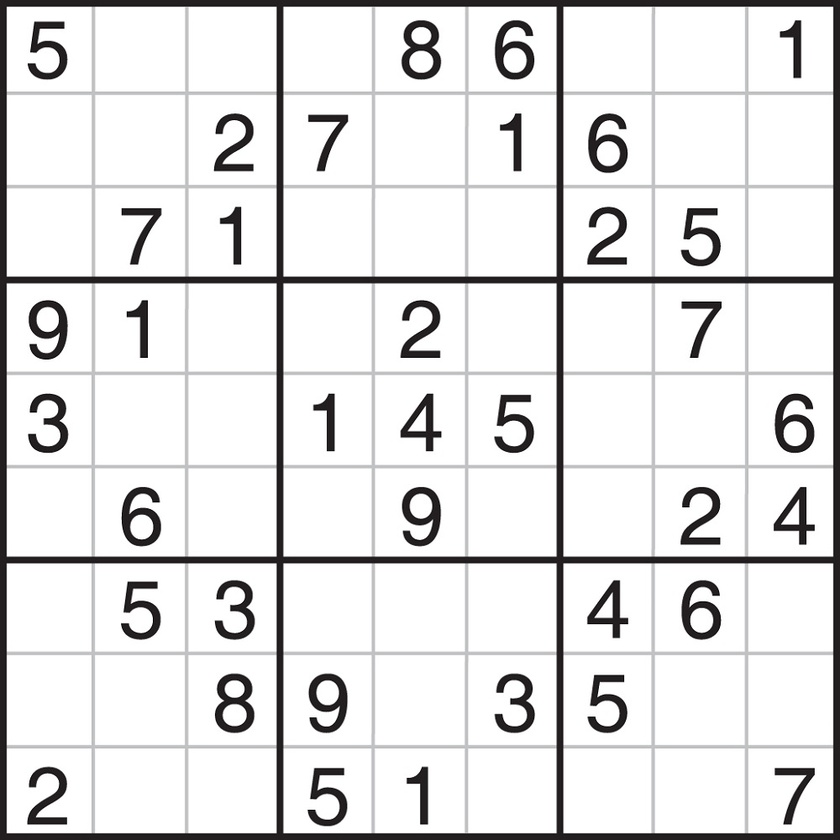
#> input picture SudukoEasy.jpg, 840 x 840 px, shrunk from 1000 x 1000 before the run, found by its file name
$ python Sudoku_Extractor.py
#> lines starting #> are read from the running program, lines starting #| are printed output that depends on the picture; after the words box and inside, x2 and y2 are one past the last pixel; in counts of white or black regions, pixels touching at a corner belong together
import cv2 as cv
import operator
import numpy as np
from scipy.spatial import distance
import pytesseract
from matplotlib import pyplot as plt
def pre_process_image(img, skip_dilate=True):
    proc = cv.GaussianBlur(img.copy(), (9, 9), 0)
    proc = cv.adaptiveThreshold(proc, 255, cv.ADAPTIVE_THRESH_GAUSSIAN_C, cv.THRESH_BINARY, 11, 2)
    proc = cv.bitwise_not(proc, proc)
    kernel = np.array([[0., 1., 0.], [1., 1., 1.], [0., 1., 0.]],np.uint8)
    proc = cv.dilate(proc, kernel)
    proc=255-proc
    # plt.imshow(proc)
    # plt.show()
    return proc
def distance_between(p1, p2):
	a = p2[0] - p1[0]
	b = p2[1] - p1[1]
	return np.sqrt((a ** 2) + (b ** 2))
def extract_digit(img,rect):
    digit = img[int(rect[0][1]):int(rect[1][1]), int(rect[0][0]):int(rect[1][0])]
    digit = pre_process_image(digit)
    # plt.imshow(digit,cmap='gray')
    # plt.show()

    digit = pytesseract.image_to_string(digit,config='--psm 6')
    if not digit in ['0','1','2','3','4','5','6','7','8','9']:
        digit=0
    return digit
image = cv.imread("D:/python files/SudukoEasy.jpg",0)
#> image: shape (840, 840); min 0, max 255, mean 226.9
image1 = cv.GaussianBlur(image.copy(), (9, 9), 0)
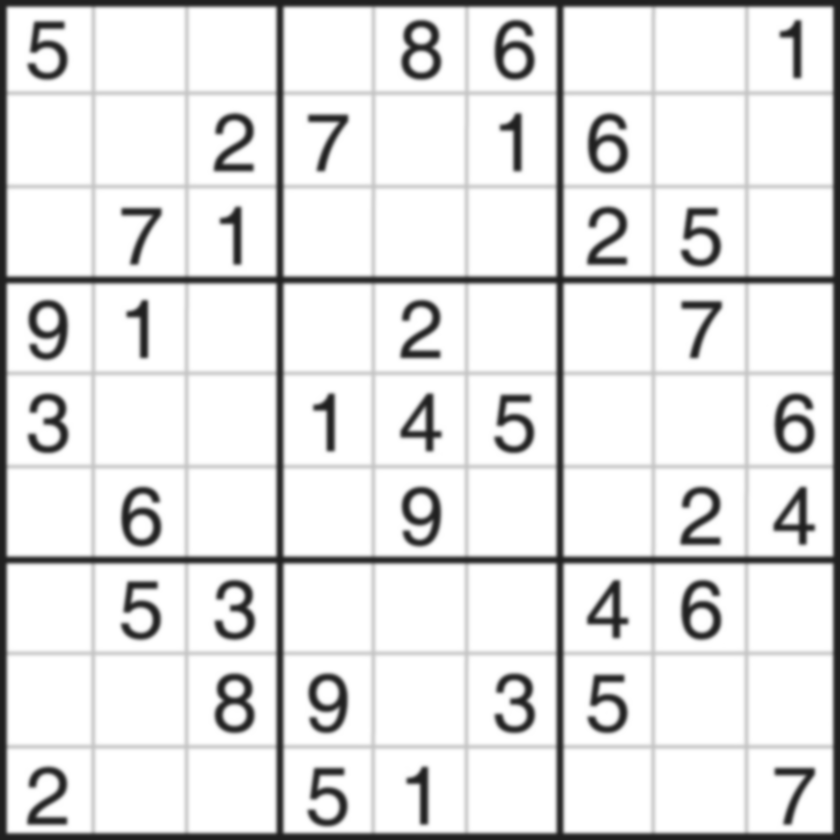
#> image1: shape (840, 840); min 31, max 255, mean 226.9
image1 = cv.adaptiveThreshold(image1, 255, cv.ADAPTIVE_THRESH_GAUSSIAN_C, cv.THRESH_BINARY, 11, 2)
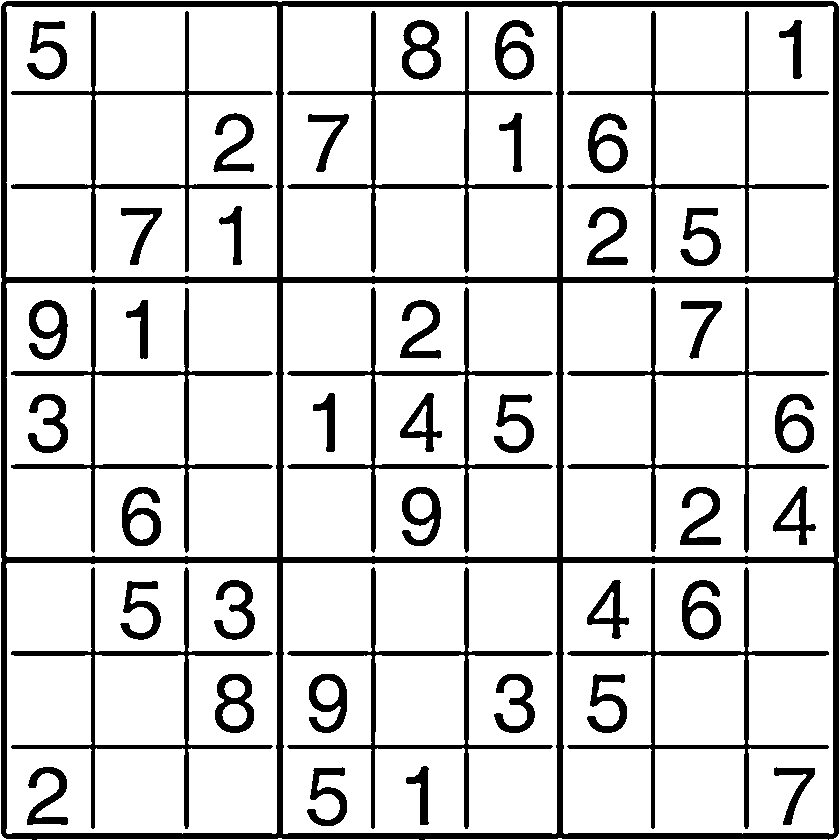
#> image1: shape (840, 840); 83.6% white; 47 black regions, largest, box (x1, y1, x2, y2) and area: (1, 1, 839, 840) 39622, (287, 287, 553, 553) 5016, (11, 287, 273, 553) 4812
image1 = cv.bitwise_not(image1, image1)
kernel = np.array([[0., 1., 0.], [1., 1., 1.], [0., 1., 0.]],np.uint8)
image1 = cv.dilate(image1, kernel)
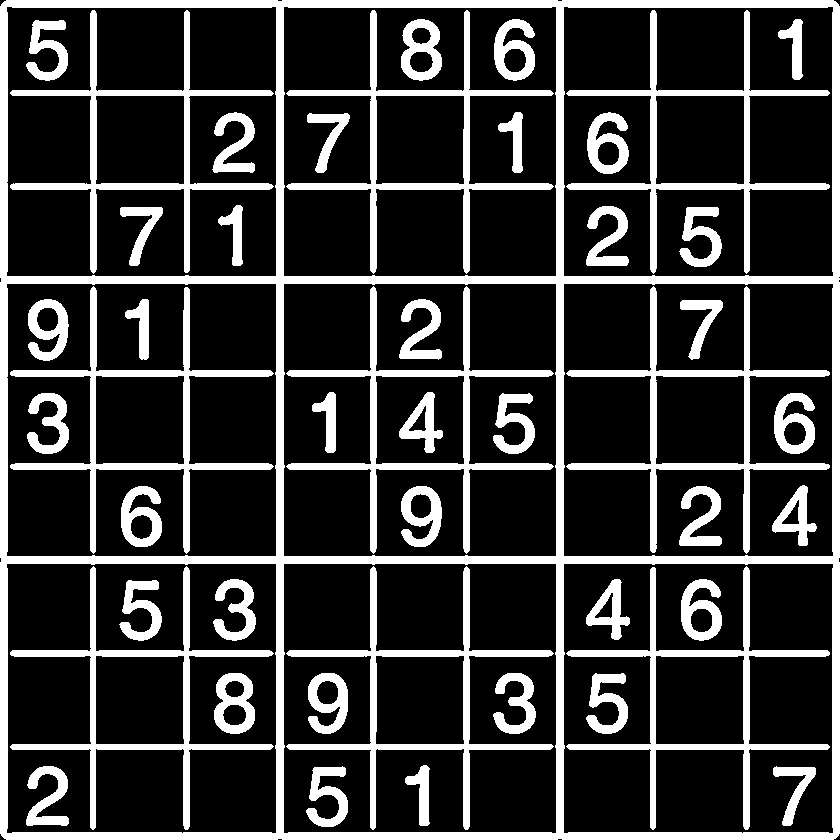
#> image1: shape (840, 840); 22.1% white; 47 white regions
contour,h= cv.findContours(image1.copy(), cv.RETR_EXTERNAL, cv.CHAIN_APPROX_SIMPLE)
#> contour = 1 contour; box (x1, y1, x2, y2) and area: (0, 0, 840, 840) 703832; h = [[-1, -1, -1, -1]]
contours = sorted(contour, key=cv.contourArea, reverse=True)
#> contours has the same summary as contour
polygon = contours[0]
#> polygon = contour of 59 points, box (x1, y1, x2, y2) (0, 0, 840, 840), area 703832

bottom_right, _ = max(enumerate([pt[0][0] + pt[0][1] for pt in
                      polygon]), key=operator.itemgetter(1))
#> bottom_right = 30
top_left, _ = min(enumerate([pt[0][0] + pt[0][1] for pt in
                  polygon]), key=operator.itemgetter(1))
#> top_left = 2
bottom_left, _ = min(enumerate([pt[0][0] - pt[0][1] for pt in
                     polygon]), key=operator.itemgetter(1))
#> bottom_left = 16
top_right, _ = max(enumerate([pt[0][0] - pt[0][1] for pt in
                   polygon]), key=operator.itemgetter(1))
#> top_right = 47
top_left=polygon[top_left][0]
#> top_left = [4, 1]
top_right=polygon[top_right][0]
#> top_right = [838, 4]
bottom_left=polygon[bottom_left][0]
#> bottom_left = [1, 835]
bottom_right = polygon[bottom_right][0]
#> bottom_right = [835, 838]
print(bottom_left)
#| [  1 835]
src = np.array([top_left, top_right, bottom_right, bottom_left], dtype='float32')
#> src = [[4, 1], [838, 4], [835, 838], [1, 835]]
side = max([distance_between(bottom_right, top_right),distance_between(top_left, bottom_left),distance_between(bottom_right, bottom_left),distance_between(top_left, top_right) ])
#> in distance_between, `a = p2[0] - p1[0]`: a = 3
#> in distance_between, `b = p2[1] - p1[1]`: b = -834
#> side = 834
# side = np.array(side,dtype='float32')
dst = np.array([[0, 0], [side - 1, 0], [side - 1, side - 1], [0, side - 1]], dtype='float32')
#> dst = [[0, 0], [833, 0], [833, 833], [0, 833]]
m = cv.getPerspectiveTransform(src, dst)
#> m = [[0.999, 0.00359, -4], [-0.00359, 0.999, -0.984], [2.14e-21, 1.15e-19, 1]]
cv.warpPerspective(image, m, (int(side), int(side)))
plt.imshow(image)
plt.show()
squares = []
side = image.shape[:1]
#> side = (840,)
side = side[0] / 9
#> side = 93.33
for j in range(9):
    for i in range(9):
        p1 = [i * side+5, j * side]  #Top left corner of a box
        p2 = [(i + 1) * side-5, (j + 1) * side]  #Bottom right corner
        squares.append((p1, p2))
digits = []
# img = pre_process_image(img.copy(), skip_dilate=True)
for square in squares:
#> (the run stopped early here; a loop or call above may not have finished)
